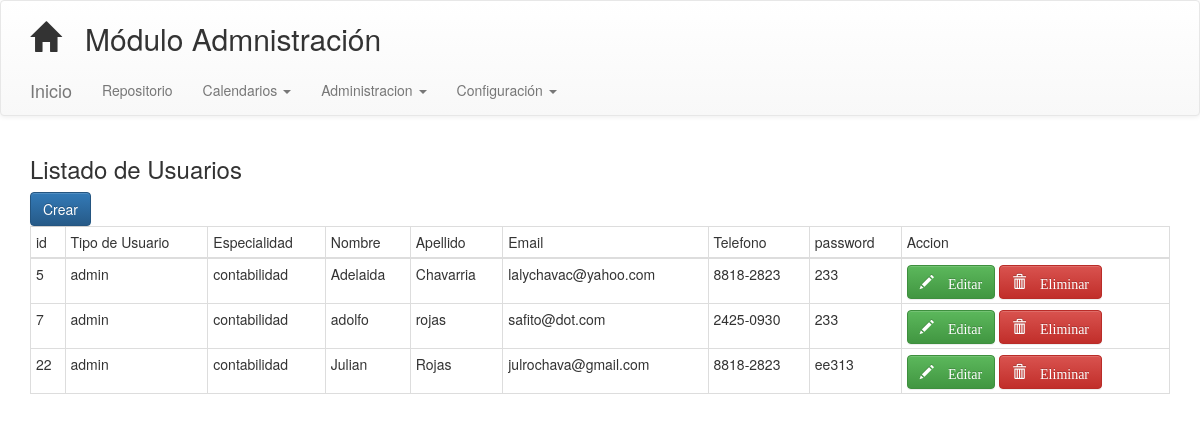
Screenshot of /index.php/c_usuarios with the database file from the repository.
### tables this page shows
CREATE TABLE `usuarios` (
  `id_usuario` int(11) NOT NULL AUTO_INCREMENT,
  `id_usuario_tipo` int(11) NOT NULL,
  `id_especialidad` int(11) NOT NULL,
  `nombre` varchar(50) NOT NULL,
  `apellido` varchar(50) NOT NULL,
  `email` varchar(50) NOT NULL,
  `telefono` varchar(9) NOT NULL,
  `password` varchar(15) NOT NULL,
  PRIMARY KEY (`id_usuario`),
  KEY `id_usuario_tipo` (`id_usuario_tipo`),
  KEY `id_especialidad` (`id_especialidad`),
  CONSTRAINT `usuarios_ibfk_1` FOREIGN KEY (`id_usuario_tipo`) REFERENCES `usuarios_tipo` (`id_usuario_tipo`),
  CONSTRAINT `usuarios_ibfk_2` FOREIGN KEY (`id_especialidad`) REFERENCES `especialidad` (`id_especialidad`)
);

CREATE TABLE `usuarios_tipo` (
  `id_usuario_tipo` int(11) NOT NULL AUTO_INCREMENT,
  `rol` varchar(255) NOT NULL,
  PRIMARY KEY (`id_usuario_tipo`)
);

CREATE TABLE `especialidad` (
  `id_especialidad` int(11) NOT NULL AUTO_INCREMENT,
  `nombre` varchar(255) NOT NULL,
  PRIMARY KEY (`id_especialidad`)
);

### application/controllers/C_usuarios.php (called while the page is built, shortened)
<?php
class C_usuarios extends CI_Controller {
	public function __construct()
	{
	    $this->load->model('m_usuarios','m');
	    $this->load->model('m_especialidad', 'e');
	    $this->load->model('m_usuarios_tipo', 'ut');
	}
	public function index()
	{
		$data['usuarios'] = $this->m->listar_usuarios();
		$this->load->view('layout/header');
		$this->load->view('V-usuarios', $data);
		$this->load->view('layout/footer');
	}
}

### index.php (called while the page is built, shortened)
<?php
require_once BASEPATH.'core/CodeIgniter.php';

### application/models/M_usuarios.php (called while the page is built, shortened)
<?php
class M_usuarios extends CI_Model {
	public function listar_usuarios(){
		$query = $this->db->query('
			select
				a.id_usuario,
				b.rol as id_usuario_tipo,
				c.nombre as id_especialidad,
				a.nombre,
				a.apellido,
				a.email,
				a.telefono,
				a.password
				from usuarios as a,
				usuarios_tipo as b,
				especialidad as c
				where
				a.id_usuario_tipo = b.id_usuario_tipo and
    			a.id_especialidad = c.id_especialidad
    			order by a.id_usuario
			');
		if($query->num_rows() > 0){
			return $query->result();
		}else{
			return false;
		}
	}
}

### application/views/V-usuarios.php (the view, shortened to what this page needs)
<h3>Listado de Usuarios</h3>
<a href="<?php echo base_url('c_usuarios/add_usuarios'); ?>" class="btn btn-primary"> Crear </a>
<table class="table table-bordered table-hover table-condensed table-responsive">
<thead>
	<tr>
		<td>id</td>
		<td>Tipo de Usuario</td>
		<td>Especialidad</td>
		<td>Nombre</td>
		<td>Apellido</td>
		<td>Email</td>
		<td>Telefono</td>
		<td>password</td>
		<td>Accion</td>
	</tr>
</thead>
<tbody>
	<?php if($usuarios){
	foreach($usuarios as $usuario){
	?>
	<tr>
		<td><?php echo $usuario->id_usuario; ?></td>
		<td><?php echo $usuario->id_usuario_tipo; ?></td>
		<td><?php echo $usuario->id_especialidad; ?></td>
		<td><?php echo $usuario->nombre; ?> </td>
		<td><?php echo $usuario->apellido; ?></td>
		<td><?php echo $usuario->email; ?></td>
		<td><?php echo $usuario->telefono; ?></td>
		<td><?php echo $usuario->password; ?></td>
		<td>
			<a href="<?php echo base_url('c_usuarios/edit/'.$usuario->id_usuario); ?>" class="glyphicon glyphicon-pencil btn btn-success"> Editar </a>
			<a href="<?php echo base_url('c_usuarios/delete/'.$usuario->id_usuario); ?>" class="glyphicon glyphicon-trash btn btn-danger"> Eliminar </a>
		</td>
	</tr>
	<?php
			}
		}
	?>
</tbody>
</table>

### application/views/layout/header.php (shortened to what this page needs)
<!DOCTYPE html>
<html>
<head>
	<link rel="stylesheet" type="text/css" href="<?php echo base_url('assets/css/bootstrap.css') ?>">
	<link rel="stylesheet" type="text/css" href="<?php echo base_url('assets/css/bootstrap-theme.css') ?>">
  <link rel="stylesheet" type="text/css" href="<?php echo base_url('assets/css/bootstrap-datetimepicker.css') ?>">
</head>
<body>
<div class="navbar navbar-default">
	<div class="container">
		<h2><span class="glyphicon glyphicon-home"></span> &nbsp; Módulo Admnistración</h2>
		<div class="navbar-header">
      		<a class="navbar-brand" href="#">Inicio</a>
    </div>
    <ul class="nav navbar-nav navbar-left">
        <li><a href="<?php echo base_url('uploads'); ?>" target="_blank">Repositorio</a></li>
   <li class="dropdown">
          <a href="#" class="dropdown-toggle" data-toggle="dropdown" role="button" aria-haspopup="true" aria-expanded="false">Calendarios <span class="caret"></span></a>
        <li class="dropdown">
          <a href="#" class="dropdown-toggle" data-toggle="dropdown" role="button" aria-haspopup="true" aria-expanded="false">Administracion <span class="caret"></span></a>
          <li class="dropdown">
          <a href="#" class="dropdown-toggle" data-toggle="dropdown" role="button" aria-haspopup="true" aria-expanded="false">Configuración <span class="caret"></span></a>
        </li>
    </ul>
    	</div>
	</div>
<div class="container">

### application/views/layout/footer.php
</div>
</body>
</html>

### rows the page displays
usuarios: id_usuario "5", id_usuario_tipo.rol "admin", id_especialidad.nombre "contabilidad", nombre "Adelaida", apellido "Chavarria", email "lalychavac@yahoo.com", telefono "8818-2823", password "233"
usuarios: id_usuario "7", id_usuario_tipo.rol "admin", id_especialidad.nombre "contabilidad", nombre "adolfo", apellido "rojas", email "safito@dot.com", telefono "2425-0930", password "233"
usuarios: id_usuario "22", id_usuario_tipo.rol "admin", id_especialidad.nombre "contabilidad", nombre "Julian", apellido "Rojas", email "julrochava@gmail.com", telefono "8818-2823", password "ee313"
